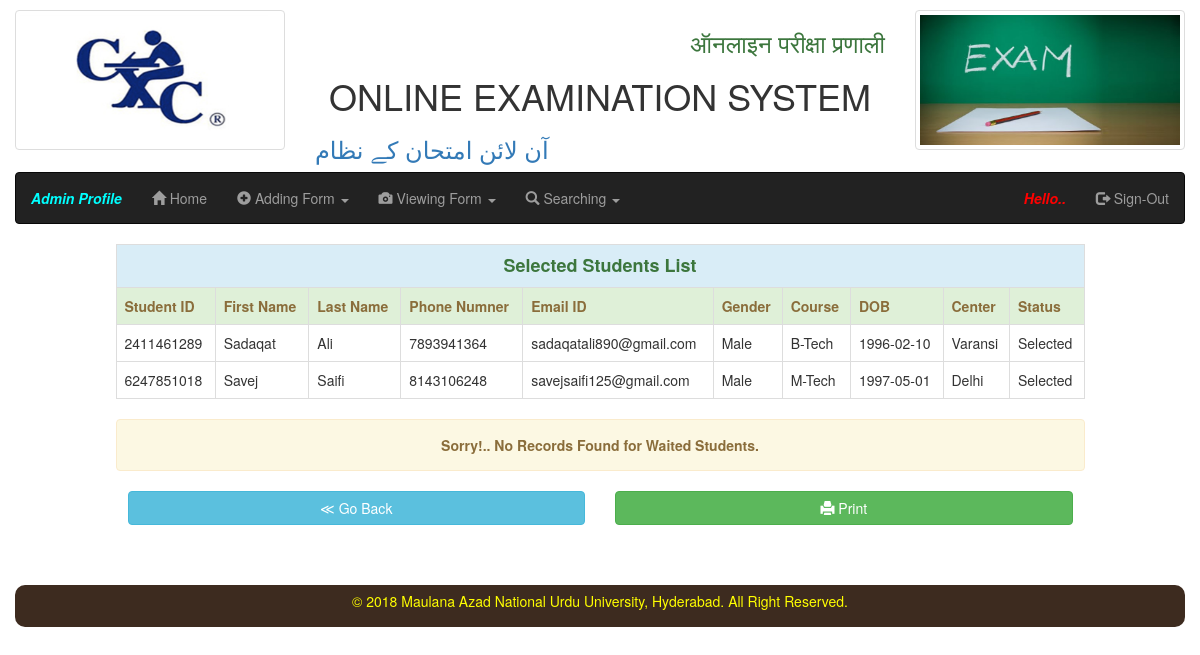
/Select_Waiting.php (signed in), run on the app's committed database.
### tables this page shows
CREATE TABLE IF NOT EXISTS `results` (
  `student_id` varchar(15) NOT NULL,
  `fname` varchar(15) NOT NULL,
  `lname` varchar(15) NOT NULL,
  `phone` varchar(20) NOT NULL,
  `email` varchar(25) NOT NULL,
  `gender` varchar(10) NOT NULL,
  `course` varchar(10) NOT NULL,
  `dob` date NOT NULL,
  `center` varchar(15) NOT NULL,
  `no_of_questions` int(11) NOT NULL,
  `marks` int(11) NOT NULL,
  `percentage` float NOT NULL,
  `status` varchar(15) NOT NULL,
  PRIMARY KEY (`student_id`),
  UNIQUE KEY `phone` (`phone`),
  UNIQUE KEY `email` (`email`)
);

### Select_Waiting.php (the view, shortened to what this page needs)
<?php
include 'admin_menubar.php';
$con=mysqli_connect("localhost","root","","online_examination_system");
$res=mysqli_query($con,"select * from results where status='Selected'");
$res1=mysqli_query($con,"select * from results where status='Waiting'");
?>
<!DOCTYPE html>
<html>
<head>
</head>
<body>
	<div class="container">
		<div id="records" class="table-responsive">
			<?php
			if(mysqli_num_rows($res)>0)
			{
				?>
					<table class="table table-bordered">
						<tr class="info">
							<th colspan="10" class="text-center text-success" style="font-size: 18px;">Selected Students List</th>
						</tr>
						<tr class="success text-warning">
							<th>Student ID</th>
							<th>First Name</th>
							<th>Last Name</th>
							<th>Phone Numner</th>
							<th>Email ID</th>
							<th>Gender</th>
							<th>Course</th>
							<th>DOB</th>
							<th>Center</th>
							<th>Status</th>
						</tr>
						<?php
							while($row=mysqli_fetch_array($res))
							{
									?>
								<tr>
									<td><?php echo $row['student_id']; ?></td>
									<td><?php echo ucfirst($row['fname']); ?></td>
									<td><?php echo ucfirst($row['lname']); ?></td>
									<td><?php echo $row['phone']; ?></td>
									<td><?php echo $row['email']; ?></td>
									<td><?php echo $row['gender']; ?></td>
									<td><?php echo $row['course']; ?></td>
									<td><?php echo $row['dob']; ?></td>
									<td><?php echo $row['center']; ?></td>
									<td><?php echo $row['status']; ?></td>
								</tr>
								<?php
							}
							?>
					</table>
				<?php
			}
			else
			{
				echo "<p class='alert alert-warning text-center'><strong>Sorry!.. No Records Found for Selected Students.
				</strong></p>";
			}
			if(mysqli_num_rows($res1)>0)
			{
				?>
			<table class="table table-bordered">
				<tr class="success">
						<th colspan="10" class="text-center text-primary" style="font-size: 18px;">Waiting Students List</th>
				</tr>
				<tr class="danger text-muted">
						<th>Student ID</th>
						<th>First Name</th>
						<th>Last Name</th>
						<th>Phone Numner</th>
						<th>Email ID</th>
						<th>Gender</th>
						<th>Course</th>
						<th>DOB</th>
						<th>Center</th>
						<th>Status</th>
				</tr>
					<?php
						while($rec=mysqli_fetch_array($res1))
						{
					?>
				<tr>
						<td><?php echo $rec['student_id']; ?></td>
						<td><?php echo ucfirst($rec['fname']); ?></td>
						<td><?php echo ucfirst($rec['lname']); ?></td>
						<td><?php echo $rec['phone']; ?></td>
						<td><?php echo $rec['email']; ?></td>
						<td><?php echo $rec['gender']; ?></td>
						<td><?php echo $rec['course']; ?></td>
						<td><?php echo $rec['dob']; ?></td>
						<td><?php echo $rec['center']; ?></td>
						<td><?php echo $rec['status']; ?></td>
				</tr>
				<?php
						}
				?>
				<?php
			}
			else
			{
			?>
				<tr>
					<th colspan="10">
						<?php echo "<p class='alert alert-warning text-center'><strong>Sorry!.. No Records Found for Waited Students.</strong></p>";?>
					</th>
				</tr>
				<?php
			}
			?>
		</div>
		<div class="row">
				<div class="col-sm-5 col-sm-offset-1">
					<a href="welcomadmin.php" id="goback" class="btn btn-info btn-block">&#8810; Go Back</a>
				</div>
				<div class="col-sm-5 col-sm-offset+1">
					<button type="button" onclick="AdmitCard()" id="admit" class="btn btn-success btn-block"><span class="glyphicon glyphicon-print"></span> Print</button>
				</div>
			</div>
	</div><br><br><br>
	<?php include 'footer.php'; ?>
</body>
</html>

### header.php (style rules this page uses)
body { margin-top: 10px; }

### Select_Waiting.php (style rules this page uses)
div#records { width: 85%; margin: auto; }

### data on the page
results: student_id "2411461289", fname "Sadaqat", lname "Ali", phone "7893941364", email "sadaqatali890@gmail.com", gender "Male", course "B-Tech", dob "1996-02-10", center "Varansi", status "Selected"
results: student_id "6247851018", fname "Savej", lname "Saifi", phone "8143106248", email "savejsaifi125@gmail.com", gender "Male", course "M-Tech", dob "1997-05-01", center "Delhi", status "Selected"
